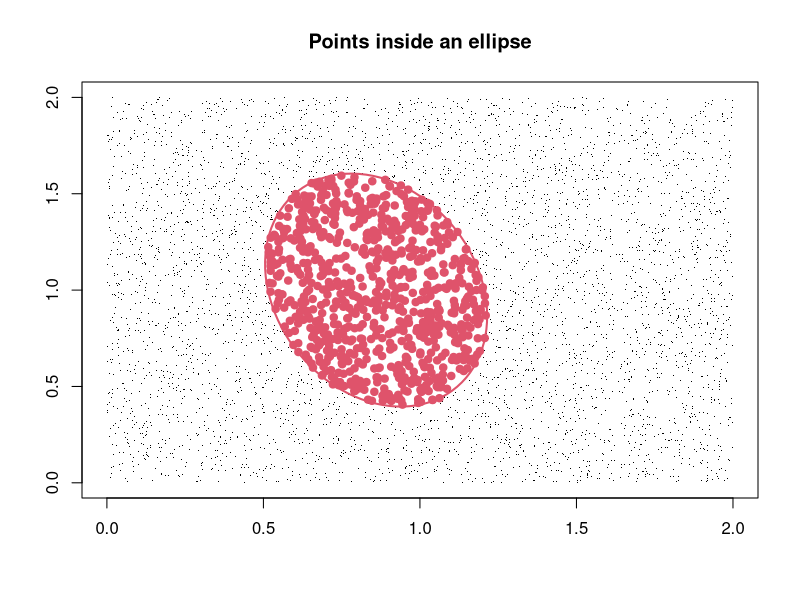

Recreate this plot in R.
# May, 2017
# Laura Jim?nez

# Function that determines which points from a given matrix are inside
# an ellipse -------

## Parameters ----------
## cloud == matrix that contains the coordinates of the points to evaluate
## centroid == vector with the coordinates of the centroid of the ellipse
## sigma == covariance matrix that defines de ellipse
## alpha == confidence level

el.in <- function(cloud,centroid,sigma,alpha){
  # step 1: calculate de Mahalanobis distance
  maha <- mahalanobis(x=cloud,center=centroid,cov=sigma)
  # step 2: a point is inside the confidence region (1-alpha=confidence%) if
  # the distance divided by the quantile of a Chi-square variable with k d.f. is less than 1
  chi.q <- qchisq(alpha,ncol(cloud))
  check <- (maha/chi.q) <= 1
  cloud <- cbind(rep(1,nrow(cloud))*check,cloud)
    return(as.matrix(cloud))
}

# Example ------------------

mu <- c(0.86,1)
sigma <- matrix(c(0.021,-0.008,-0.008,0.061),ncol=2,byrow=T)
# Define the matrix of points
cloud <- cbind(runif(5000,0,2),runif(5000,0,2))
# Use the function to determine which points from the matrix are inside the ellipse
check <- el.in(cloud,mu,sigma,0.95)
# Plot the points, ellipse and use different colors for the points inside/outside the ellipse
x11()
plot(check[,2],check[,3],pch=".",xlab="",ylab="",main="Points inside an ellipse")     
el <- ellipse::ellipse(x=sigma,centre = mu,level=0.95)
lines(el,col=2,lwd=2)
points(subset(check,check[,1]==1)[,2:3],pch=19,col=2)
